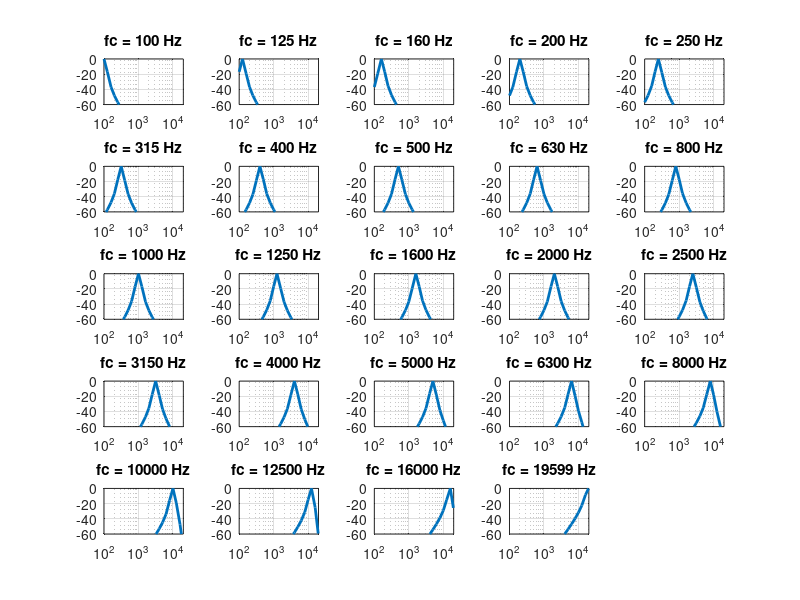

Write MATLAB code to recreate this figure. (Note: this script raises an error after producing the figure.)
%% 0.1 DEFINICAO DOS DIRETORIOS E ARQUIVOS %%
% Diretorio e arquivos com as respostas gravadas do local
% Usar 3 gravações para se ter uma média?
% Separar o arquivo de TSP original das gravacoes??
dir_name = '../Recorded_Signals/';
file_names = ['TSP_Resp_1_Aud.wav';
              'TSP_Resp_2_Aud.wav';
              'TSP_Resp_3_Aud.wav'];
     
%% 0.2 PARAMETROS CONSTANTES %%
% Frequencia de resample desejada em hz
fs = 44100;
% Periodo total de avaliacao da resposta em s
T = 3;
% Comprimento do sinal a ser avaliado em numero de samples
L = fs * T;
% Numero de samples da resposta usados para regressão linear (0.5s)
n0 = round(fs/2);
          
%% 0.3 FREQUENCIAS DE AVALIACAO DA RESPOSTA %%
% Faixas de frequência a terem sua resposta individual analisada
% Separação equivalente a terços de oitava
%fc = 100*nthroot(2,3).^(0:23);
%fc = round(fc);
%fc(24) = 19599;
fc = [100 125 160 200 250 315 400 500 630 800 1000 1250 1600 2000 2500 3150 4000 5000 6300 8000 10000 12500 16000 19599];

%% 0.4 GERAR FILTROS E GRAFICO DE FUNCAO DE TRANSFERENCIA DOS FILTROS %%
% figure(1);
for n = 1:length(fc)
    % Cria os coeficientes de um filtro de butterworth em torno da fc
    [b(n,:),a(n,:)] = butter(3,fc(n)*[8/9 9/8]/(fs/2));
    % Salva a resposta em frequência do filtro numa matriz
    [h(n,:), w(n,:)] = freqz(b(n,:),a(n,:), fc, fs);
    % Plota a resposta em frequência em dB
    figure(1);
    subplot(5,5,n);
    semilogx(fc, 20*log10(abs(h(n,:))),'LineWidth',2.0);
    %set(gca,'FontSize',12);
    axis([100 20000 -60 0]);
    xticks([100 1000 10000]);
    yticks([-60 -40 -20 0]);
    title(['fc = ' num2str(fc(n)) ' Hz']);
    grid on;
end
  
%% LOOP PARA TODAS AS GRAVACOES %%
for k = 1:3
    
    %% 1.1 LEITURA DE ARQUIVOS E SAMPLING %%
    % Leitura do arquivo
    [x1,fs1] = audioread([dir_name,file_names(k,:)]);
    % Resample na frequencia desejada
    x = resample(x1,fs,fs1);    
    %    [b,a] = butter(3,fc(1)/2/(fs/2),'high');
    %    x = filtfilt(b,a,x);
    
    %% 1.2 CONVOLUCAO E MAGNITUDE DA RESPOSTA TEMPORAL %%
    % Convolui g(t) com f(-t). Resultado é a resposta ao impulso 
    % no dominio do tempo
    y_lin = conv(x(:,1),flipud(x(:,2))); 
    % Magnitude em escala de dB do sinal convoluido
    y = 20*log10(abs(y_lin));
    
    %% 1.3 CÁLCULO DA RESPOSTA EM FREQUÊNCIA %%
    % Compute the Fourier transform of the signal
    Y_dft = fft(y_lin);
    % Compute the two-sided spectrum P2. Then compute the single-sided 
    % spectrum P1 based on P2 and the even-valued signal length L
    P2 = 20*log10(abs(Y_dft/L));
    P1 = P2(1:L/2+1);
    P1(2:end-1) = 2*P1(2:end-1);
    % Define the frequency domain f and plot the single-sided 
    % amplitude spectrum P1
    f = fs*(0:(L/2))/L;
    figure(2)
    subplot(3, 1, k);
    semilogx(f,P1) 
    set(gca,'FontSize',15);
    title(['Resposta em Frequência - Medição ' num2str(k)])
    xlabel('Frequência (Hz)')
    ylabel('Amplitude (dB)');
    xlim([100 20000]);
    ylim([-80 40]);
    yticks([-80 -60 -40 -20 0 20 40])
    grid on;
    
    %% 1.4 VALOR MAXIMO E SELECAO DE REGIAO DA AMOSTRA %%
    % Valor maximo de y e indice correspondente a posicao desse valor 
    [y_max,idx_max] = max(y);    
    % Coloca a amostra de valor max no índice 1 e seleciona as proximas
    % T*fs amostras, que correspondem a T segundos
    y = y(idx_max+(0:T*fs));
    
    %% 1.5 VETOR TEMPORAL E REGRESSAO LINEAR %%
    % Vetor de tempo
    t = (0:(length(y)-1))/fs;
    % Coeficientes do polinomio de regressao linear da  
    % resposta temporal y do ambiente no intervalo de 1 a n0
    coef = polyfit(t(1:n0)',y(1:n0),1);
    % Polinomio correspondente
    p = polyval(coef,t);
    
    %% 1.6 GRAFICO DE RESPOSTA GERAL DO AMBIENTE %%
    % Figura: Resposta temporal do ambiente considerando todo o espectro
    figure(3);
    subplot(3, 1, k);
    % Plot de y e p normalizados em relacao a amplitude de p(1)
    plot(t,y-p(1),'b',t, p-p(1),'r','LineWidth',2.0) ;   
    % Parametros do grafico
    set(gca,'FontSize',15);
    axis([0 T -80 20]);
    title(['Resposta ao Impulso - Medição ' num2str(k)]);
    xlabel('Tempo (s)');
    ylabel('Amplitude (dB)');
    legend({'Resposta Temporal Medida','Polinômio Aproximado'},'Location','northeast');
    grid on;
    
    %% 1.7 CALCULO DO RT60 GERAL %%
    % Tempo de reverberação geral
    % Calcula em qual amostra são atingidos os 20dB de decaimento
    n20 = length(t);
    for m = 1:length(t)
        if (p(1)-p(m)) >= 20
            n20=m;
            break;
        end
    end
    % T20
    T20(k) = t(n20)-t(1);
    % T60: Multiplica-se o T20 por 3
    T60(k) = T20(k)*3;
    
    
%%%%%%%%%%%%%%%%%%%%%%%%%%%%%%%%%%%%%%%%%%%%%%%%%%%%%%%%%%%%%%%%%%%%%%%%%%%%%%%%%%%%%%%%%%%%%%%%%%%%%%%%%%%%%%%%%%%%%%%%%%%%%%%%%%%%


    %% LOOP PARA TODAS AS FREQUENCIAS DE AVALIACAO %%
    for n = 1:length(fc)
        
        %% 2.1 FILTRAGEM DA RESPOSTA COMPLETA %%
        % Filtra o sinal da resposta do ambiente em fc
        y_lin_fc = filtfilt(b(n,:),a(n,:),y_lin);
        % Passa pra escala de dB
        y_fc = 20*log10(abs(y_lin_fc));
        
        %% 2.2 VALOR MAXIMO, SELECAO DE REGIAO DA AMOSTRA %%
        % Valor maximo de y e índice correspondente à posição desse valor 
        [y_fc_max,idx_fc_max] = max(y_fc);    
        % Coloca a amostra de valor max no índice 1 e seleciona as proximas
        % T*fs amostras, que correspondem a T segundos
        y_fc = y_fc(idx_fc_max+(0:T*fs));        

        %% 2.3 VETOR TEMPORAL E POLINOMIO DE APROXIMACAO %%
        % Vetor de tempo
        t = (0:(length(y_fc)-1))/fs;        
        % Coeficientes do polinomio que descreve (Aproximadamente) a  
        % resposta temporal y do ambiente no intervalo de 1 a n0
        coef_fc = polyfit(t(1:n0)',y_fc(1:n0),1);
        % Polinomio correspondente
        p_fc = polyval(coef_fc,t);
        
        %% 2.4 PLOT DA RESPOSTA ESPECIFICA DA FREQUENCIA %%
        % Figura: Resposta temporal do ambiente em cada frequência fc
        figure(3+k);
        % Posiciona no subplot de 4x4
        subplot(8,3,n);
        % Plota  a resposta temporal para a frquencia fc em azul e a
        % aproximacao polinomial em vermelho
        plot(t,y_fc-p_fc(1),'b',t,p_fc-p_fc(1),'r','LineWidth',2.0);       
        % Detalhes do grafico
        axis([0 T -80 20]);
        title(['fc = ' num2str(fc(n)) ' Hz']);
        grid on;
        
        %% 2.5 CALCULO DO RT60 ESPECIFICO DA FREQUENCIA %%
        % Calcula em qual amostra são atingidos os 20dB de decaimento
        n20 = length(t);
        for m = 1:length(t)
            if (p_fc(1)-p_fc(m)) >= 20
                n20=m;
                break;
            end
        end
        % T20
        T20_fc(n, k) = t(n20)-t(1);
        % T60: Multiplica-se o T20 por 3
        T60_fc(n, k) = T20_fc(n, k)*3;
        
    end
end

%% 3.1 GRAFICO DE T60 POR FREQUENCIA %%
T60_fc_transp = transpose(T60_fc);
T60_fc_mean = mean(T60_fc_transp);
T60_fc_std = std(T60_fc_transp);
figure(7);
semilogx(fc, T60_fc_mean,'b', fc, T60_fc_std, 'r','LineWidth',2.0);
% Parametros do grafico
set(gca,'FontSize',15);
axis([100 20000 0 max(T60_fc_mean)]);
title('RT60 Médio em Função da Frequência');
xlabel('Frequência (Hz)');
ylabel('Segundos');
legend({'RT60 Médio','Desvio Padrão'},'Location','northeast');
grid on;
    
    